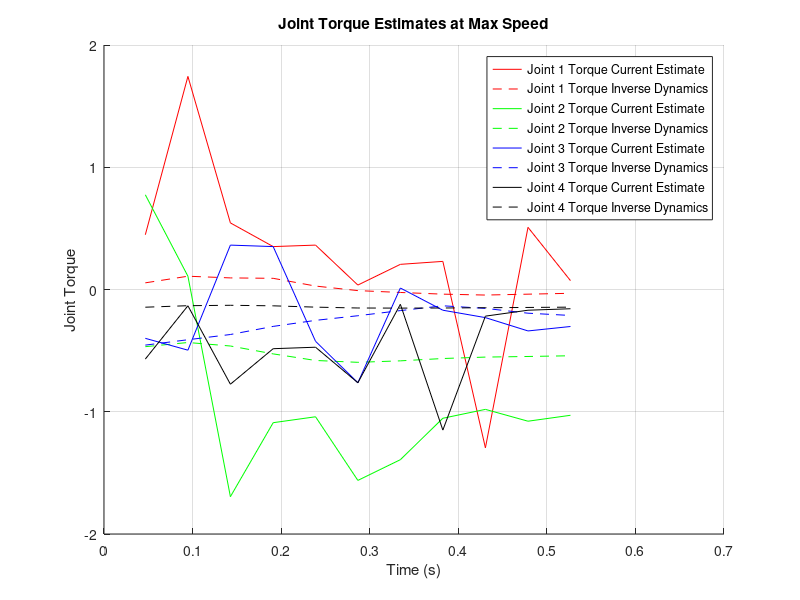

Recreate this plot in MATLAB.
clc;
clear;
close all;

load Task_1_Torques.mat
j_t_g = j_torques_guess;
j_t_i = j_torques_inv;
j_10_t = t_values;
j_10_i = iter;

figure;
hold on;
grid on;
plot(j_10_t(1:(j_10_i-1)),j_t_g(1,1:(j_10_i-1)), 'DisplayName', 'Joint 1 Torque Current Estimate', "Color", "red")
plot(j_10_t(1:(j_10_i-1)),j_t_i(1,1:(j_10_i-1)), 'DisplayName', 'Joint 1 Torque Inverse Dynamics', "Color", "red", 'LineStyle','--')
plot(j_10_t(1:(j_10_i-1)),j_t_g(2,1:(j_10_i-1)), 'DisplayName', 'Joint 2 Torque Current Estimate', "Color", "green")
plot(j_10_t(1:(j_10_i-1)),j_t_i(2,1:(j_10_i-1)), 'DisplayName', 'Joint 2 Torque Inverse Dynamics', "Color", "green", 'LineStyle','--')
plot(j_10_t(1:(j_10_i-1)),j_t_g(3,1:(j_10_i-1)), 'DisplayName', 'Joint 3 Torque Current Estimate', "Color", "blue")
plot(j_10_t(1:(j_10_i-1)),j_t_i(3,1:(j_10_i-1)), 'DisplayName', 'Joint 3 Torque Inverse Dynamics', "Color", "blue", 'LineStyle','--')
plot(j_10_t(1:(j_10_i-1)),j_t_g(4,1:(j_10_i-1)), 'DisplayName', 'Joint 4 Torque Current Estimate', "Color", "black")
plot(j_10_t(1:(j_10_i-1)),j_t_i(4,1:(j_10_i-1)), 'DisplayName', 'Joint 4 Torque Inverse Dynamics', "Color", "black", 'LineStyle','--')
hold off;
xlabel("Time (s)")
ylabel("Joint Torque")
title("Joint Torque Estimates at Max Speed")
legend